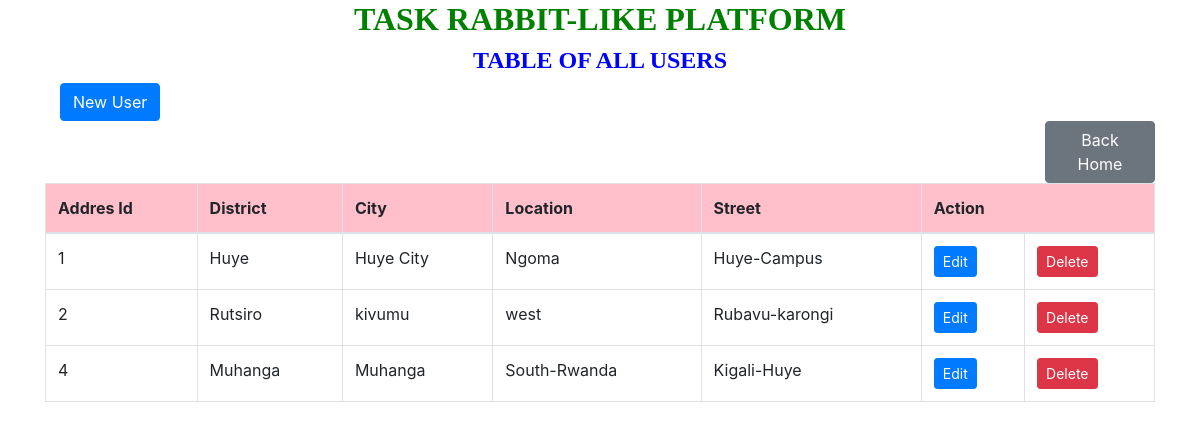
Screenshot of /address_table.php with the database file from the repository.
### tables this page shows
CREATE TABLE `address` (
  `address_id` int(11) NOT NULL,
  `district` varchar(100) DEFAULT NULL,
  `city` varchar(100) DEFAULT NULL,
  `location` varchar(100) DEFAULT NULL,
  `street` varchar(100) DEFAULT NULL
);

### address_table.php (the view, shortened to what this page needs)
<!DOCTYPE html>
<html>
<head>
    <link href="https://stackpath.bootstrapcdn.com/bootstrap/4.5.2/css/bootstrap.min.css" rel="stylesheet">
</head>
<body>
    <div class="container">
        <h2 style="text-align: center; font-family: century; font-weight: bold; color: green;">TASK RABBIT-LIKE PLATFORM</h2>
        <h4 style="text-align: center; font-family: century; font-weight: bold; color:blue;">TABLE OF ALL USERS </h4>
        <a href="address.php" class="btn btn-primary" style="margin-left: 15px;">New User</a>
        <a href="home.php" class="btn btn-secondary" style="margin-left: 1000px;">Back Home</a>
        <table class="table table-bordered" style="margin-left:0px;">
            <thead bgcolor="pink">
                <tr>
                    <th>Addres Id</th>
                    <th>District</th>
                    <th>City</th>
                    <th>Location</th>
                    <th>Street</th>
                    <th colspan="2">Action</th>
                </tr>
            </thead>
            <tbody>
                <?php
                include "dbconnection.php";
                $sql = "SELECT * FROM address";
                $result = $connection->query($sql);
                while ($row = $result->fetch_assoc()) {
                    echo "
                    <tr>
                        <td>{$row['address_id']}</td>
                        <td>{$row['district']}</td>
                        <td>{$row['city']}</td>
                        <td>{$row['location']}</td>
                        <td>{$row['street']}</td>
                        <td>
                            <a href='/taskrabbit-like platform/address_edit.php?address_id={$row['address_id']}' class='btn btn-primary btn-sm'>Edit</a></td>
                            <td>
                            <a href='/taskrabbit-like platform/address_delete.php?address_id={$row['address_id']}' class='btn btn-danger btn-sm'>Delete</a>
                        </td>
                    </tr>
                    ";
                }
                ?>
            </tbody>
        </table>
    </div>
</body>
</html>

### rows the page displays
address: address_id "1", district "Huye", city "Huye City", location "Ngoma", street "Huye-Campus"
address: address_id "2", district "Rutsiro", city "kivumu", location "west", street "Rubavu-karongi"
address: address_id "4", district "Muhanga", city "Muhanga", location "South-Rwanda", street "Kigali-Huye"
